Frame 1 (no input): blank canvas, image omitted
Frame 60 (the mouse pressed at the canvas centre just before this capture): blank canvas, image omitted
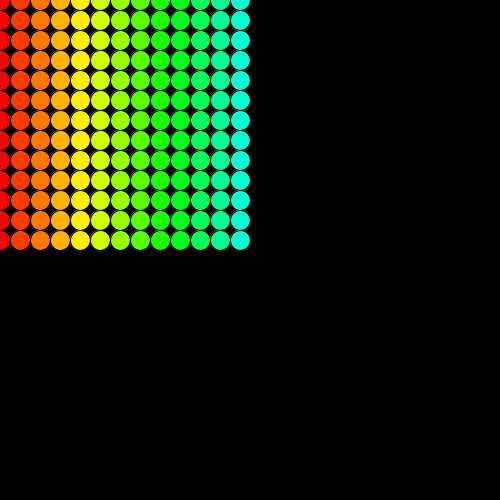
Frame 120 (the mouse held since frame 60 and released just before this capture)

The Processing sketch whose frames 1 and 60 were blank and that drew this single picture after the mouse press (run headless with seeded random() and noise(); from frame 60 on, the mouse is pressed at the canvas centre):

// Processing sketch: colors
// ── colors.pde
 
 
 void setup () {
   size (500,500);
   colorMode(HSB);
 }
 
 void draw () {
   
   background(0);
   ellipseMode(CENTER);
   int circleSize = 20;
   
   for (int y = 0; y < mouseY; y+=circleSize) {
     for (int x = 0; x < mouseX; x+=circleSize) {
       fill(x/2, 255, 255);
       ellipse(x,y,circleSize, circleSize);
     }
   }
 }
